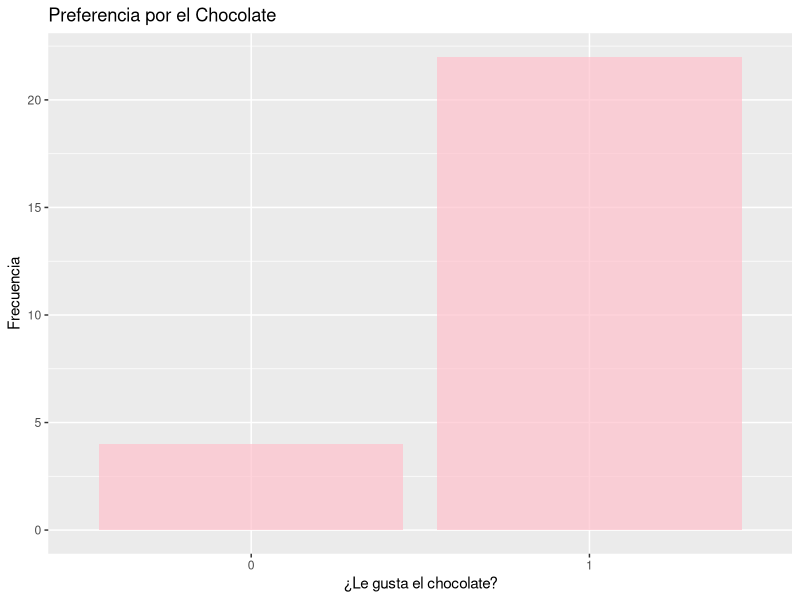
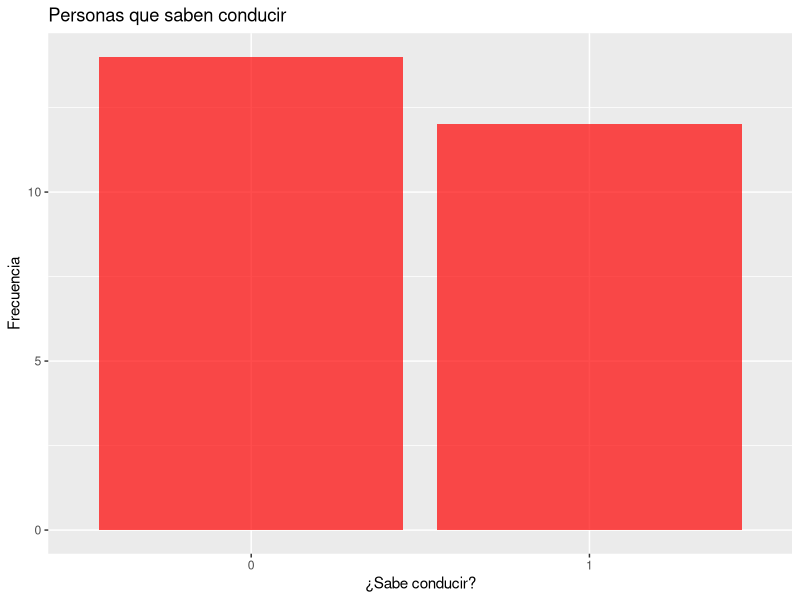
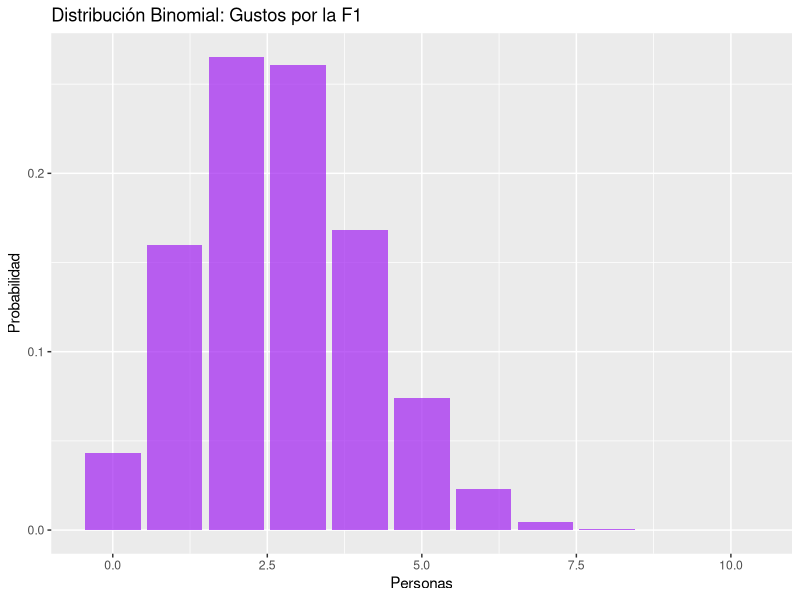
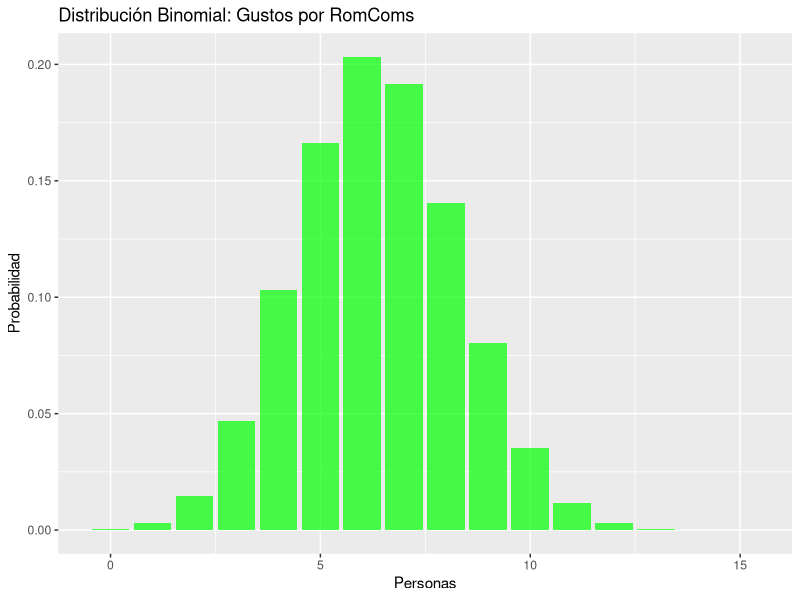

R code for these plots, in order: (Note: this script raises an error after producing the figures.)
#TAREA 1 - PROBLEMA 3# 

# Cargar paquetes necesarios
library(ggplot2)

# Cargar los datos
cogustos <- read.csv("cogustos.csv")

#Observar y entender la estructura
str(cogustos)

###Probabilidad de que a una persona del grupo no le guste el chocolate
#1- Calcular la probabilidad empírica
p_chocolate <- mean(cogustos$Chocolate == 0)
cat("Probabilidad de que a una persona no le guste el chocolate:", p_chocolate, "\n")


#2- Probabilidad de que al menos 5 personas del grupo no sepan conducir un auto

  #Número total de participantes
  n_participantes <- nrow(cogustos)
  n_participantes

  #Proporción de personas que no saben conducir
  p_no_car <- mean(cogustos$Conducir == 0)
  p_no_car
  
 #Calcular P(X >= 5) con distribución binomial
p_5_no_car <- 1 - dbinom(4, size = n_participantes, prob = p_no_car)
cat("Probabilidad de que al menos 5 personas no sepan conducir:", p_5_no_car, "\n")



#3- Probabilidad de que, si tomo 10 personas al azar, a 3 les guste la Fórmula 1

  #Proporción de personas a las que les gusta la F1
  p_F1 <- mean(cogustos$F1 == 1)
  p_F1
  
  #Calcular P(X = 3)
 p_3_si_F1 <- dbinom(3, size = 10, prob = p_F1)
cat("Probabilidad de que a 3 personas de 10 les guste la F1:", p_3_si_F1, "\n")

#4 - Elaborar una función en R para cada actividad que calcule la probabilidad de que, al tomar 10 personas, a n < 10 les guste o no cierta actividad
# Función para calcular P(X = x) en una muestra de 10 personas
prob_bi <- function(n, actividad, x) {
  # Proporción de personas a las que les gusta la actividad
  p_actividad <- mean(cogustos[[actividad]] == 1)
  
  # Calcular P(X = x) usando la distribución binomial
  resultado <- dbinom(x, size = n, prob = p_actividad)
  
  return(resultado)
}

# Ejemplo de uso con 10 personas y la actividad "comedias romnticas"
cat("Probabilidad de que a 4 de 10 personas les guste las comedias romanticas:", prob_bi(10, "Rom.Coms", 4), "\n")


#5- Probabilidad de que a una persona del grupo le guste el K-pop y el anime
  
  #Probabilidad conjunta
  p_kpop_anime <- mean(cogustos$Kpop == 1 & cogustos$Anime == 1)
cat("Probabilidad de que a una persona del grupo le gusta el Kpop y el anime:", p_kpop_anime, "\n")


#6- Probabilidad de que, si tomo 15 personas al azar, a n = 1,2,3,4,5 les gusten las RomCom 

  #Proporción de personas a las que les gustan las Rom-Coms
  p_RomCom <- mean(cogustos$Rom.Coms == 1)
  p_RomCom

  #Calcular P(X = 1 a 5)
  p_romcoms <- dbinom(1:5, size = 15, prob = p_RomCom)
  names(p_romcoms) <- paste0("P(X=", 1:5, ")")
  print(p_romcoms)



#7 - Calcula lo siguiente:
  
  #7.1 Hallar la probabilidad de al menos un éxito en 6 intentos con p=0.5
  p_un_exito <- 1 - dbinom(0, size = 6, prob = 0.5)
 cat("P(al menos un éxito en 6 intentos, p=0.5):", p_un_exito, "\n")

  #7.2 Determinar la probabilidad de que al menos 3 de 4 personas les guste bailar
  p_dance <- mean(cogustos$Bailar == 1)
 p_3_bailar <- 1 - dbinom(2, size = 4, prob = p_dance)
cat("Probabilidad de que al menos 3 de 4 personas les guste bailar):", p_3_bailar, "\n")


  #7.3 Probabilidad de que un grupo de 6 personas tenga al menos 4 que consuman Chocolate
  p_si_chocolate <- mean(cogustos$Chocolate == 1)
  p_4_chocolate <- 1 - dbinom(3, size = 6, prob = p_si_chocolate)
  cat("Probabilidad de que al menos 4 de 6 personas consuman Chocolate):", p_4_chocolate, "\n")


  #7.4 Hallar la probabilidad de que 3 de 7 personas hagan jogging
  p_jogging <- mean(cogustos$Jogging == 1)
  p_3_jogging <- dbinom(3, size = 7, prob = p_jogging)
  cat("Probabilidad de que al menos 3 de 7 personas hagan jogging):", p_3_jogging, "\n")

  #7.5 Calcular la probabilidad de que 2 de 5 personas les gusten las Rom-Coms
p_2_romcoms <- dbinom(2, size = 5, prob = p_RomCom)
cat("Probabilidad de que al menos 2 de 5 personass les gusten las Rom-Coms):", p_2_romcoms, "\n")



#Tabla resumen de probabilidades empíricas
probabilidades <- data.frame(
  Actividad = c("Chocolate", "Conducir", "F1", "Kpop y Anime", "RomComs"),
  Probabilidad = c(p_chocolate, p_no_car, p_F1, p_kpop_anime, p_RomCom)
)
print(probabilidades)

# Gráficos de barras para visualizar las preferencias
g_pref_chocolate <- ggplot(cogustos, aes(x = as.factor(Chocolate))) +
  geom_bar(fill = "pink", alpha = 0.7) +
  labs(title = "Preferencia por el Chocolate", x = "¿Le gusta el chocolate?", y = "Frecuencia")
g_pref_chocolate

g_pref_car <- ggplot(cogustos, aes(x = as.factor(Conducir.un.auto))) +
  geom_bar(fill = "red", alpha = 0.7) +
  labs(title = "Personas que saben conducir", x = "¿Sabe conducir?", y = "Frecuencia")
g_pref_car


# Histogramas de probabilidades
g3 <- ggplot(data.frame(x = 0:10, y = dbinom(0:10, size = 10, prob = p_F1)), aes(x, y)) +
  geom_bar(stat = "identity", fill = "purple", alpha = 0.7) +
  labs(title = "Distribución Binomial: Gustos por la F1", x = "Personas", y = "Probabilidad")
g3

g4 <- ggplot(data.frame(x = 0:15, y = dbinom(0:15, size = 15, prob = p_RomCom)), aes(x, y)) +
  geom_bar(stat = "identity", fill = "green", alpha = 0.7) +
  labs(title = "Distribución Binomial: Gustos por RomComs", x = "Personas", y = "Probabilidad")
g4

# Mostrar gráficos
grid.arrange(g_pref_chocolate, g_pref_car, g3, g4, ncol = 2)

# Bibliografía
cat("\n\nBibliografía:cogustos.csv\n")


